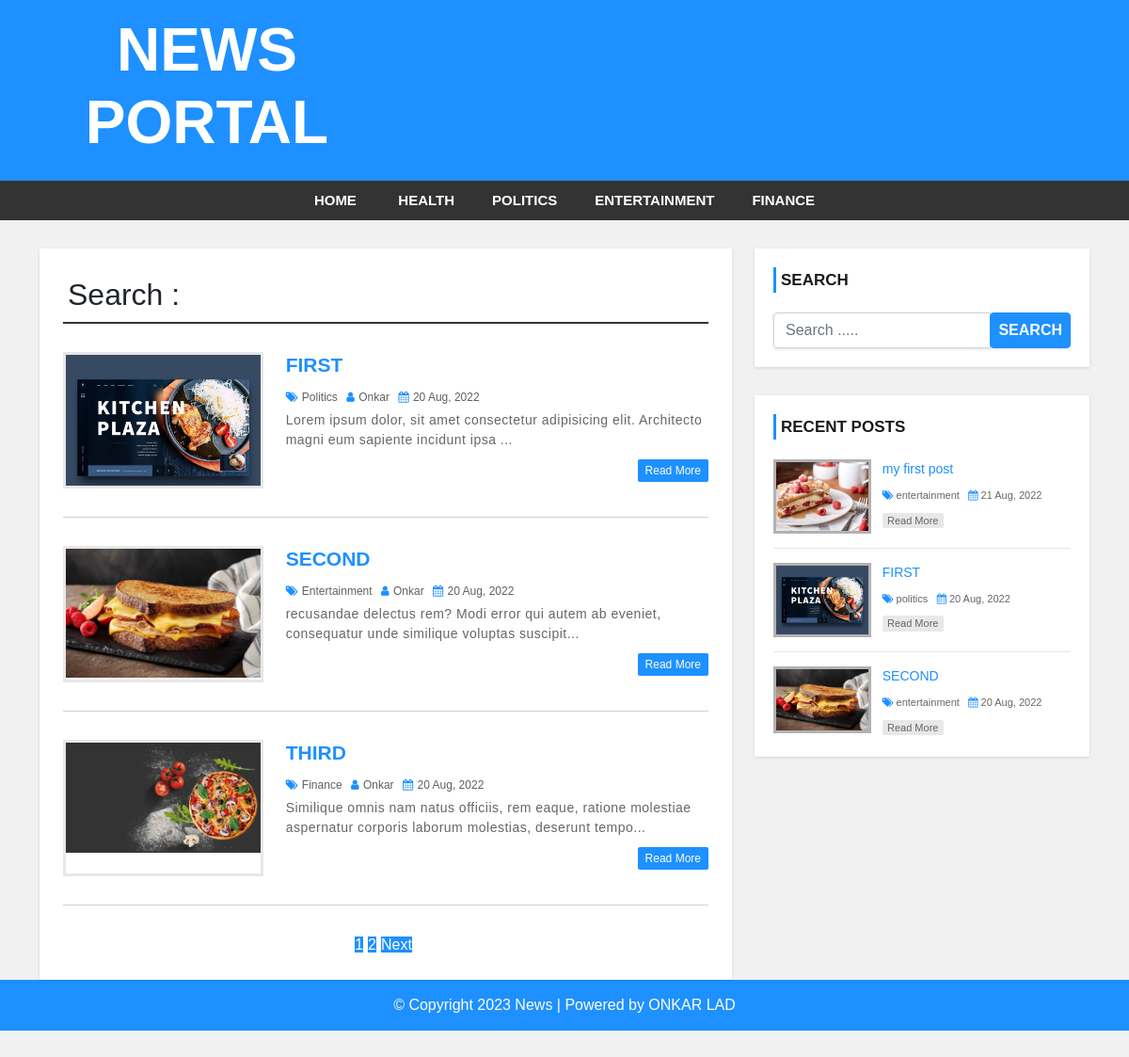
Screenshot of /search.php with the database file from the repository.
### tables this page shows
CREATE TABLE `category` (
  `category_id` int(11) NOT NULL,
  `category_name` varchar(100) NOT NULL,
  `post` int(11) NOT NULL DEFAULT 0
);

CREATE TABLE `post` (
  `post_id` int(11) NOT NULL,
  `title` varchar(100) NOT NULL,
  `description` text NOT NULL,
  `category` varchar(100) NOT NULL,
  `post_date` varchar(50) NOT NULL,
  `author` int(11) NOT NULL,
  `post_img` varchar(100) NOT NULL
);

CREATE TABLE `user` (
  `user_id` int(10) UNSIGNED NOT NULL,
  `first_name` varchar(30) NOT NULL,
  `last_name` varchar(30) NOT NULL,
  `username` varchar(30) DEFAULT NULL,
  `password` varchar(40) DEFAULT NULL,
  `role` int(11) NOT NULL
);

### search.php (the view, shortened to what this page needs)
<?php include 'header.php'; ?>
    <div id="main-content">
      <div class="container">
        <div class="row">
            <div class="col-md-8">
                <div class="post-container">
                  <?php
                            include "config.php";
                            if(isset( $_GET['page'])){
                                $page_number = $_GET['page'];
                            }
                            else{
                                $page_number = 1;
                            }
                            global $search_term;
                            ?>
                                 <h2 class="page-heading">Search : <?php echo $search_term;?></h2>
                            <?php
                            $limit=3;
                            $offset=($page_number-1)*$limit;
                            $sql="select * from post
                             left join user on post.author=user.user_id
                            left join category on post.category=category.category_id
                            where post.title like '%{$search_term}%' or post.description like '%{$search_term}%'
                            limit {$offset},$limit";
                            $result=mysqli_query($conn,$sql);
                            if(mysqli_num_rows($result)>0){
                                while($row=mysqli_fetch_assoc($result)){
                        ?>
                        <div class="post-content">
                            <div class="row">
                                <div class="col-md-4">
                                    <a class="post-img " href="single.php?id=<?php echo $row['post_id'];?>"><img src="admin/upload/<?php echo $row['post_img'];?>" alt="" /></a>
                                </div>
                                <div class="col-md-8">
                                    <div class="inner-content clearfix">
                                        <h3><a href='single.php?id=<?php echo $row['post_id'];?>'><?php echo $row['title'];?></a></h3>
                                        <div class="post-information">
                                            <span>
                                                <i class="fa fa-tags" aria-hidden="true"></i>
                                                <a href='category.php'><?php echo $row['category_name'];?></a>
                                            </span>
                                            <span>
                                                <i class="fa fa-user" aria-hidden="true"></i>
                                                <a href='author.php?aid=<?php echo $row['author'];?>'><?php echo $row['username'];?></a>
                                            </span>
                                            <span>
                                                <i class="fa fa-calendar" aria-hidden="true"></i>
                                                <?php echo $row['post_date'];?>
                                            </span>
                                        </div>
                                        <p class="description">
                                        <?php echo substr($row['description'],0,150)."...";?>
                                        </p>
                                        <a class='read-more pull-right' href='single.php?id=<?php echo $row['post_id'];?>'>read more</a>
                                    </div>
                                </div>
                            </div>
                        </div>
                                    <?php
                                }
                            }else{
                                echo "<h2>no record found</h2>";
                            }
                            $sql1="select * from post where post.title like '%{$search_term}%'";
                             $result1=mysqli_query($conn,$sql1) or die("query failed");
                    if(mysqli_num_rows($result1)>0){
                        $total_records=mysqli_num_rows($result1);
                        $total_pages=ceil($total_records / $limit);
                  echo '<ul class="pagination admin-pagination">';
                  for ($i=1; $i <= $total_pages; $i++) {
                    if($i==$page_number){
                        $active="active";
                    }else{
                        $active="";
                    }
                    echo '<li class="'.$active.'"><a href="index.php?search='.$search_term.'&page='.$i.'">'.$i.'</a></li>';
                  }
                  if($total_pages>$page_number){
                    echo '<li><a href="index.php?search='.$search_term.'&page='.($page_number+1).'">Next</a></li>';
                  }
                  echo '</ul>';
                }
                        ?>
                </div>
            </div>
            <?php include 'sidebar.php'; ?>
        </div>
      </div>
    </div>
<?php include 'footer.php'; ?>

### header.php (shortened to what this page needs)
<!DOCTYPE html>
<html lang="en">
<head>
    <link rel="stylesheet" href="css/bootstrap.min.css" />
        <link rel="stylesheet" href="css/style.css">
    <link rel="stylesheet" href="css/font-awesome.css">
</head>
<body>
<div id="header">
    <div class="container">
        <div class="row">
            <div class=" col-md-offset-4 col-md-4">
                <h1 style="color:white;font-weight:800;font-size:4rem;">NEWS PORTAL</h1>
            </div>
        </div>
    </div>
</div>
<div id="menu-bar">
    <div class="container">
        <div class="row">
            <div class="col-md-12">
                <?php
                    include "config.php";
                    $sql="select * from category where post>0";
                    $result=mysqli_query($conn,$sql);
                    if(mysqli_num_rows($result)>0){
                        $active="";
                    ?>
                <ul class='menu'>
                <li><a href='index.php'>Home</a></li>
                    <?php  while($row=mysqli_fetch_assoc($result)){
                   echo "<li><a class='{$active}' href='category.php?cid={$row['category_id']}' >{$row['category_name']}</a></li>";
                     } ?>
                </ul>
                <?php
                }
                ?>
            </div>
        </div>
    </div>
</div>

### sidebar.php
<div id="sidebar" class="col-md-4">
    <div class="search-box-container">
        <h4>Search</h4>
        <form class="search-post" action="search.php" method ="GET">
            <div class="input-group">
                <input type="text" name="search" class="form-control" placeholder="Search .....">
                <span class="input-group-btn">
                    <button type="submit" class="btn btn-danger">Search</button>
                </span>
            </div>
        </form>
    </div>
    <div class="recent-post-container">
        <h4>Recent Posts</h4>
        <?php
                                include "config.php";
                                $limit=3;
                                $sql="select * from post left join category on post.category=category.category_id order by post.post_id desc limit $limit";
                                $result=mysqli_query($conn,$sql);
                                if(mysqli_num_rows($result)>0){
                                    while($row=mysqli_fetch_assoc($result)){
                            ?>
        <div class="recent-post">
            <a class="post-img" href="single.php?id=<?php echo $row['post_id'];?>">
                <img src="admin/upload/<?php echo $row['post_img'];?>" alt=""/>
            </a>
            <div class="post-content">
                <h5><a href="single.php?id=<?php echo $row['post_id'];?>"><?php echo $row['title'];?></a></h5>
                <span>
                    <i class="fa fa-tags" aria-hidden="true"></i>
                    <a href='category.php?cid=<?php echo $row['category']?>'><?php echo $row['category_name'];?></a>
                </span>
                <span>
                    <i class="fa fa-calendar" aria-hidden="true"></i>
                    <?php echo $row['post_date'];?>
                </span>
                <a class="read-more" href="single.php?id=<?php echo $row['post_id'];?>">read more</a>
            </div>
        </div>
           <?php
                                    }
                                }
           ?>
</div>

### css/style.css (style rules this page uses)
body { background: #f1f1f1; font-family: sans-serif,arial,Helvetica; }
a, a:hover, a:focus { text-decoration: none; outline: none; }
ul { margin:0; padding:0; list-style:none; }
h2.page-heading { margin: 5px 0 30px; padding: 0 5px 10px; border-bottom: 2px solid #333; }
form { background: #fff; padding: 25px; box-shadow:0 1px 3px rgba(0, 0, 0, 0.13); }
#header { background: #1E90FF; text-align: center; padding: 15px; }
#menu-bar { background: #333; text-align: center; }
#menu-bar .menu > li { display: inline-block; }
.menu > li > a { padding: 10px 20px; display: block; text-transform: uppercase; color: #fff; font-size: 15px; font-weight:600; transition:all 0.5s ease 0s; }
#main-content { padding: 30px 0; min-height: 750px; }
#main-content .post-container { background-color: #fff; padding: 25px; box-shadow: 0 1px 3px rgba(0, 0, 0, 0.13); }
#main-content .post-content { border-bottom: 1px solid #d1d1d1; padding: 0 0 30px; margin-bottom:30px; }
#main-content .post-content img { width: 100%; }
#main-content .post-content .post-img { border: 3px solid #e7e7e7; display: block; height: 145px; overflow: hidden; transition: border .3s; }
#main-content .post-content h3 { font-size: 21px; line-height: 28px; font-weight: 600; margin: 0 0 7px; }
#main-content .post-content h3 a { color: #1e90ff; transition:all 0.3s; }
#main-content .post-content .post-information span { color: #606060; font-size: 12px; text-transform: capitalize; margin: 0 5px 5px 0; display: inline-block; }
#main-content .post-content .post-information i { color: #1e90ff; margin-right: 1px; }
#main-content .post-content .post-information a { color: #606060; text-decoration: none; }
#main-content .post-content p, #main-content .single-post p { color: #666; font-size: 14px; letter-spacing: 0.5px; margin:0 0 10px; }
#main-content .post-content a.read-more { color: #fff; background-color: #1E90FF; font-size: 12px; text-transform: capitalize; padding: 3px 8px; border-radius: 2px; transition: all 0.3s; }
.pagination { display: block; text-align: center; margin: 0; }
.pagination li { display:inline-block; margin: 0 5px 0 0; }
.pagination li a { border: none; background: #1e90ff; color: #fff; }
i.fa { color:#222; }
#sidebar h4 { color: #1A1A1A; font-size: 17px; line-height: 27px; font-weight:600; text-transform: uppercase; padding: 0 0 0 5px; margin: 0 0 21px; border-left: 3px solid #1e90ff; }
#sidebar .search-box-container { background-color: #fff; padding: 20px; margin: 0 0 30px; box-shadow: 0 1px 3px rgba(0, 0, 0, 0.13); }
#sidebar .search-post { padding: 0; }
#sidebar .search-post input { color: #606060; }
#sidebar .search-post .btn { font-weight: 600; text-transform: uppercase; padding: 6px 8px; background-color: #1E90FF; border-color: #1E90FF; outline: none; }
#sidebar .recent-post-container { padding: 20px; background: #fff; box-shadow: 0 1px 3px rgba(0, 0, 0, 0.13); }
#sidebar .recent-post { border-bottom: 1px solid #e7e7e7; padding: 0 0 15px; margin: 0 0 15px; }
#sidebar .recent-post:last-child { margin: 0; padding: 0; border: none; }
#sidebar .recent-post .post-img { display: inline-block; width: 33%; border: 3px solid rgba(0,0,0,0.3); vertical-align: top; transition: border .3s; }
#sidebar .recent-post .post-img img { width: 100%; }
#sidebar .recent-post .post-content { width: 65%; display: inline-block; border: none; padding: 0 0 0 7px; margin: 0; }
#sidebar .recent-post h5 { font-size: 14px; line-height: 20px; margin: 0 0 5px; }
#sidebar .recent-post h5 a { color: #1E90FF; }
#sidebar .recent-post span { color: #666; font-size: 11px; display: inline-block; margin: 0 5px 10px 0; }
#sidebar .recent-post span a { color: #666; }
#sidebar .recent-post span i { color: #1E90FF; }
#sidebar .recent-post a.read-more { color: #666; background-color: rgba(0,0,0,0.09); width: 65px; font-size: 11px; text-align: center; padding: 0; display: block; transition: all 0.3s; }

### rows the page displays
category: category_name "HEALTH"
category: category_name "POLITICS"
category: category_name "ENTERTAINMENT"
category: category_name "FINANCE"
post: post_img (picture), title "FIRST", category.category_name "Politics", user.username "Onkar", post_date "20 Aug, 2022", description "Lorem ipsum dolor, sit amet consectetur adipisicing elit. Architecto magni eum sapiente incidunt ipsa", category.category_name "politics"
post: post_img (picture), title "SECOND", category.category_name "Entertainment", user.username "Onkar", post_date "20 Aug, 2022", description "recusandae delectus rem? Modi error qui autem ab eveniet, consequatur unde similique voluptas suscipit", category.category_name "entertainment"
post: post_img (picture), title "THIRD", category.category_name "Finance", user.username "Onkar", post_date "20 Aug, 2022", description "Similique omnis nam natus officiis, rem eaque, ratione molestiae aspernatur corporis laborum molestias, deserunt tempo"
post: post_img (picture), title "my first post", category.category_name "entertainment", post_date "21 Aug, 2022"
